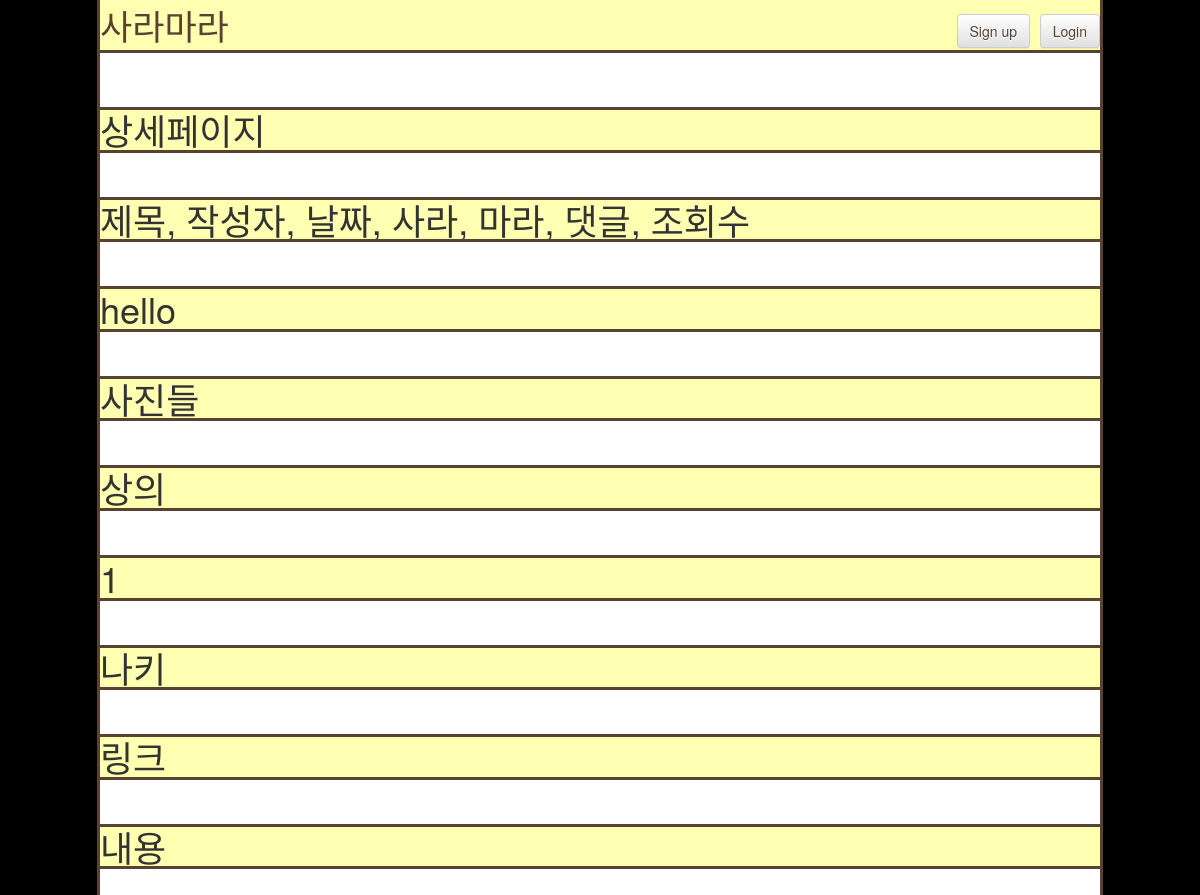
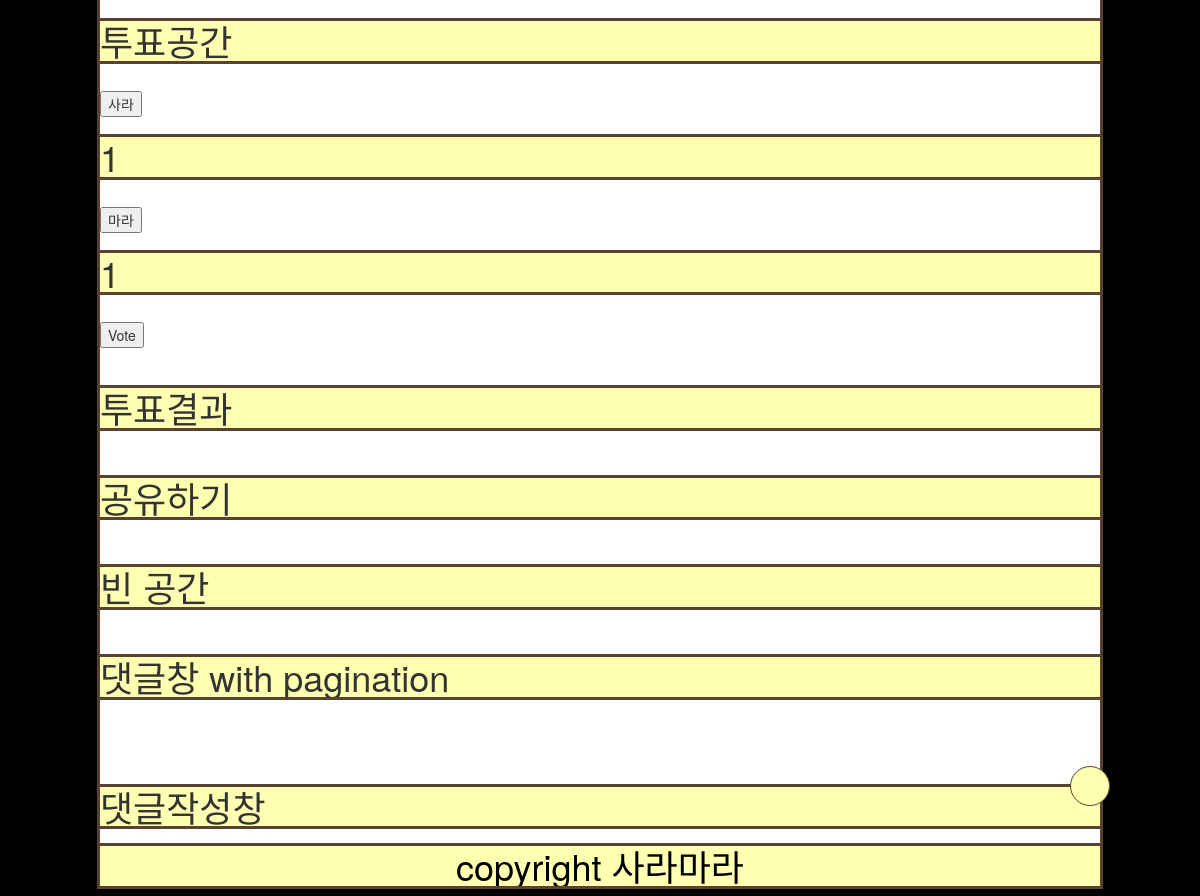
The page /posts/9/ on the database its author committed (2 pictures, top to bottom).
### posts/models.py (models this page shows, shortened)
class Post(models.Model):
    author = models.ForeignKey(
        settings.AUTH_USER_MODEL, on_delete=models.CASCADE)  # 추천!
    title = models.CharField(max_length=128)
    content = models.TextField()
    price = models.CharField(max_length=128, default='NA', null=True)
    brand = models.CharField(max_length=128, default='NA', null=True)
    link = models.CharField(
        max_length=128, blank=True, null=True)
    pup_date = models.DateTimeField(auto_now_add=True,
                                    verbose_name='date published')
    sara = models.TextField(blank=True, null=True)
    mara = models.TextField(blank=True, null=True)
    CATEGORY_CHOICES = (
        ('상의', '상의'),
        ('하의', '하의'),
        ('신발', '신발'),
        ('기타', '기타'),
    )
    category = models.CharField(
        max_length=128, choices=CATEGORY_CHOICES, default='상의', null=False)
    def sara_cnt(self):
        if self.sara is None:
            return 0
        else:
            return len(self.sara.split(' '))
    def mara_cnt(self):
        if self.mara is None:
            return 0
        else:
            return len(self.mara.split(' '))
    class Meta:
        ordering = ['-id']

### posts/views.py (the view, shortened to what this page needs)
# urls.py: path('<int:pk>/', views.DetailView.as_view(), name='detail'),
class DetailView(generic.DetailView):
    model = Post
    template_name = 'posts/detail.html'
    def get(self, request, *args, **kwargs):
        self.object = self.get_object()
        context = self.get_context_data(object=self.object)
        if len(request.get_full_path().split('?')) == 1:
            pass
        return self.render_to_response(context)

### posts/templates/posts/detail.html (shortened to what this page needs)
{% extends 'posts/base.html' %} {% block content %}
<br />
<h1>상세페이지</h1>
<br />
<div>
  <h1>제목, 작성자, 날짜, 사라, 마라, 댓글, 조회수</h1>
</div>
<br />
<div>
  <h1>{{ post.title }}</h1>
  <br />
  <h1>사진들</h1>
  <br />
  <h1>{{ post.category }}</h1>
  <br />
  <h1>{{ post.price }}</h1>
  <br />
  <h1>{{ post.brand }}</h1>
  <br />
  <h1>{{ post.link }}</h1>
  <br />
  <h1>{{ post.content }}</h1>
  <br />
  <h1>투표공간</h1>
  <br />
  <button onclick="location.href='?sara={{user.username}}';" class="sarabtn">
    사라
  </button>
  <h1>{{ post.sara_cnt }}</h1>
  <br />
  <button onclick="location.href='?mara={{user.username}}';" class="marabtn">
    마라
  </button>
  <h1>{{ post.mara_cnt }}</h1>
  <br />
  <form action="{% url 'posts:vote' post.id %}" method="post">
    <input type="submit" value="Vote" />
  </form>
  <br />
  <h1>투표결과</h1>
  <br />
  <h1>공유하기</h1>
</div>
<br />
<div>
  <h1>빈 공간</h1>
</div>
<br />
<div>
  <h1>댓글창 with pagination</h1>
  <br />
  <br />
  <br />
  <h1>댓글작성창</h1>
</div>
{% endblock %}

### posts/static/posts/style.css (style rules this page uses)
body { display: block; margin: 1%; background-color: #000000; }
h1 { outline-style: solid; outline-color: #594231; background-color: #ffffb1; display: block; font-size: 2em; margin: 0 auto; }

### rows shown on the page
Post: title "hello", category "상의", price "1", brand "나키", link "링크", content "내용", sara_cnt "1", mara_cnt "1"
